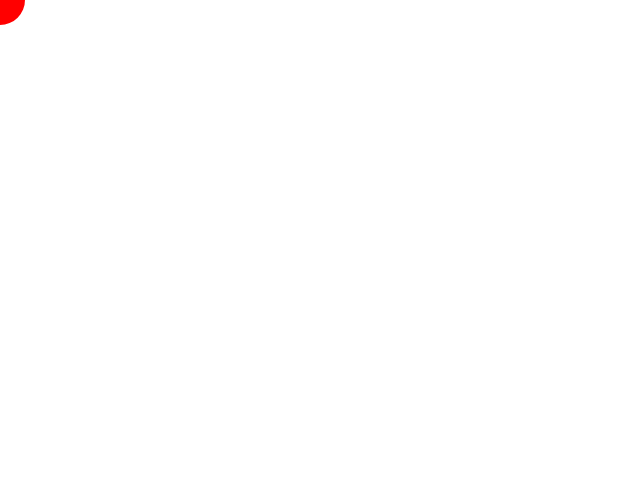
Frame 1 (no input)
Frame 60 (no input): identical to frame 1, image omitted
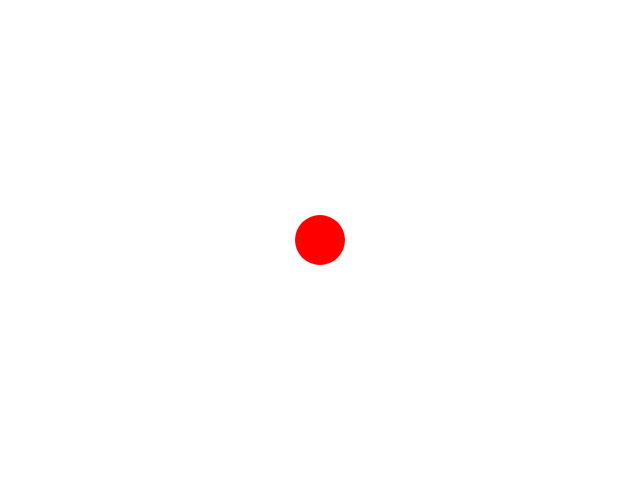
Frame 120 (the mouse pressed at the canvas centre since frame 60)

The p5.js sketch that drew these frames (run headless with seeded random() and noise() and a simulated clock; from frame 60 on, the mouse is pressed at the canvas centre):

// p5.js sketch
// ── sketch.js
function setup() {
    createCanvas(640,480);
    
}

var batata = 50;

function draw() {
    
    background(255,255,255);
    fill(255,0,0);
    noStroke();
    //essa linha faz uma bola vermelha
    ellipse(mouseX, mouseY, batata, batata);
    //batata = batata + 1;
}
// ── batalha.js
var q = [];
s = 50;
var clique = {};

function setup() {
    createCanvas(800,600);
    
    for (l=0;l<10;l++) {
        for (c=0;c<10;c++) {
            q.push({
                x: c * s,
                y: l * s,
                l: l,
                c: c,
                chute: false
            });
        }
    }
}

function draw() {
    for(i=0;i<q.length;i++){
        rect(q[i].x,q[i].y,s,s);
        
        if (q[i].chute) {
            line(q[i].x,q[i].y,q[i].x+s,q[i].y+s);
            line(q[i].x+s,q[i].y,q[i].x,q[i].y+s);
        }
        
        if (q[i].l == clique.l && q[i].c == clique.c) {
            q[i].chute = true;
        }
    }
}

function mouseClicked() {
    linha = Math.floor(mouseY / s);
    coluna = Math.floor(mouseX / s);
    
    if (linha < 10 && coluna < 10) {
        //cliquei dentro do tabuleiro
        clique = {l: linha, c: coluna};
    }
}
// ── chuva.js
function GotaDeChuva() {
    this.x = random(750);
    this.y = random(-50,20);
    this.tam = random(10,30);
    this.vel = map(this.tam,10,30,3,10);
    this.gros = map(this.tam,10,30,1,3);
    
    this.mostra = function () {
        strokeWeight(this.gros);
        line(this.x,this.y,this.x,this.y+this.tam);
    }
    
    this.cair = function () {
        //y = y + vel;
        this.y += this.vel;

        if (this.y > height) {
            this.y=-50;
        }
    }
}

var gotas = [];

function setup () {
    createCanvas(750,600);
    for(i=0; i<500; i++) {
        gotas.push(new GotaDeChuva());
    }
}

function draw () {
    background(137,80,100);
    stroke(255);
    
    for (i=0; i<gotas.length; i++) {
        gotas[i].mostra();
        gotas[i].cair();
    }
}
